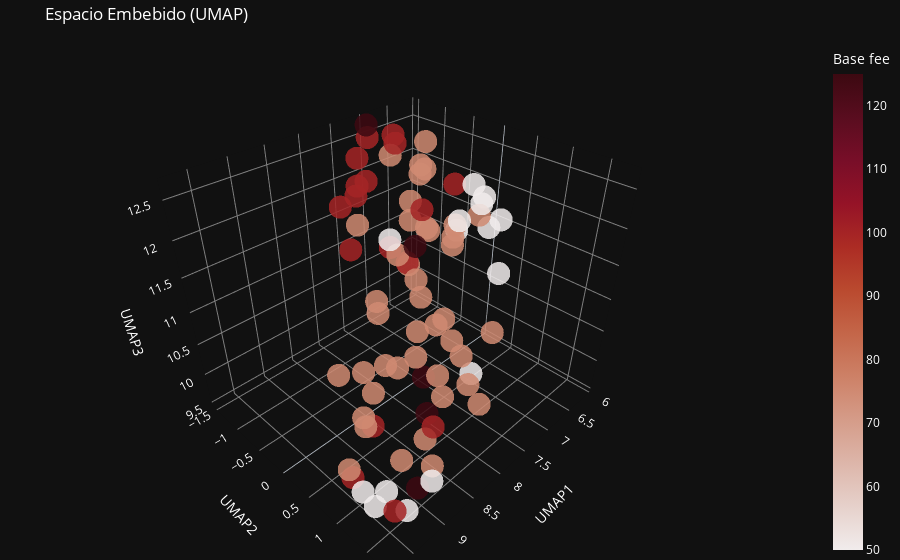

Write notebook code for a chart like this one.
### Code cell
fig = plot_umap_svd_space(df_space,color_column="Base fee")
fig.show()
